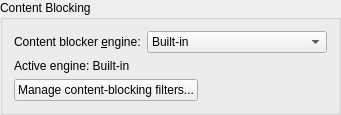
        <widget class="QGroupBox" name="contentBlockingGroup">
         <property name="title">
          <string>Content Blocking</string>
         </property>
         <layout class="QGridLayout" name="contentBlockingLayout" columnstretch="0,0,1">
          <item row="0" column="0">
           <widget class="QLabel" name="adblockEngineLabel">
            <property name="text">
             <string>Content blocker &amp;engine:</string>
            </property>
            <property name="buddy">
             <cstring>adblockEngineCombo</cstring>
            </property>
           </widget>
          </item>
          <item row="0" column="1">
           <widget class="QComboBox" name="adblockEngineCombo">
            <property name="sizePolicy">
             <sizepolicy hsizetype="Maximum" vsizetype="Fixed">
              <horstretch>0</horstretch>
              <verstretch>0</verstretch>
             </sizepolicy>
            </property>
            <property name="accessibleName">
             <string>Content blocker engine</string>
            </property>
            <property name="toolTip">
             <string>Which matcher answers ad and tracker blocking. Brave adblock-rust applies list semantics the built-in engine only approximates ($badfilter, $removeparam, redirect resources); edge-case coverage differs slightly between the two — --adblock-rust-smoke diffs them.</string>
            </property>
            <item>
             <property name="text">
              <string>Built-in</string>
             </property>
            </item>
            <item>
             <property name="text">
              <string>Brave adblock-rust (default)</string>
             </property>
            </item>
           </widget>
          </item>
          <item row="1" column="0" colspan="2">
           <widget class="QLabel" name="adblockEngineStatus">
            <property name="text">
             <string>Active engine: Built-in</string>
            </property>
            <property name="wordWrap">
             <bool>true</bool>
            </property>
           </widget>
          </item>
          <item row="2" column="0" colspan="2">
           <widget class="QPushButton" name="adblockManageButton">
            <property name="sizePolicy">
             <sizepolicy hsizetype="Maximum" vsizetype="Fixed">
              <horstretch>0</horstretch>
              <verstretch>0</verstretch>
             </sizepolicy>
            </property>
            <property name="accessibleName">
             <string>Manage content-blocking filters</string>
            </property>
            <property name="toolTip">
             <string>Opens the filter-list manager to enable, update or add ad and tracker blocking subscriptions.</string>
            </property>
            <property name="text">
             <string>Manage content-blocking filters...</string>
            </property>
           </widget>
          </item>
         </layout>
        </widget>
